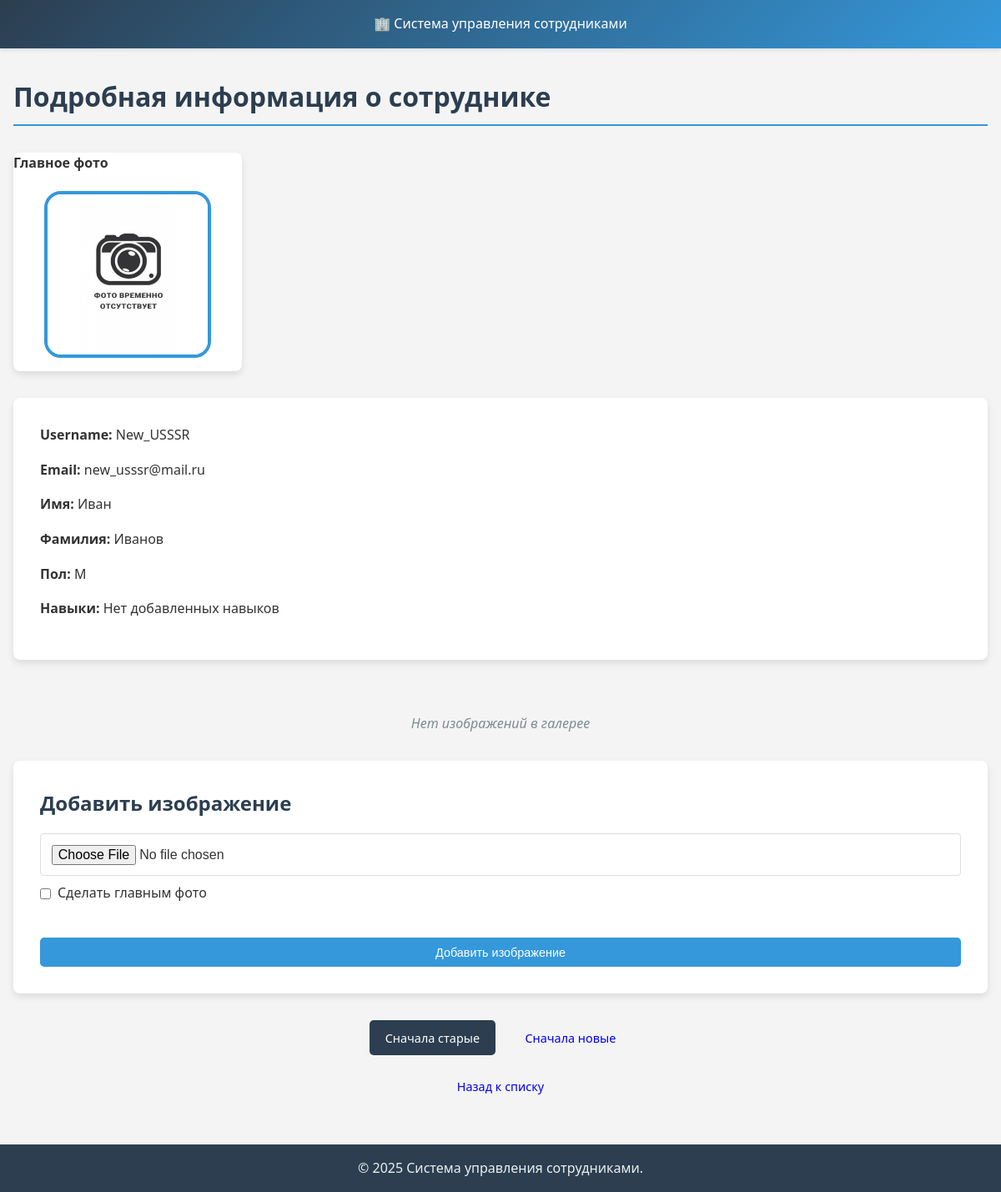
Before: /employees/5/ (signed in) with the older database file.
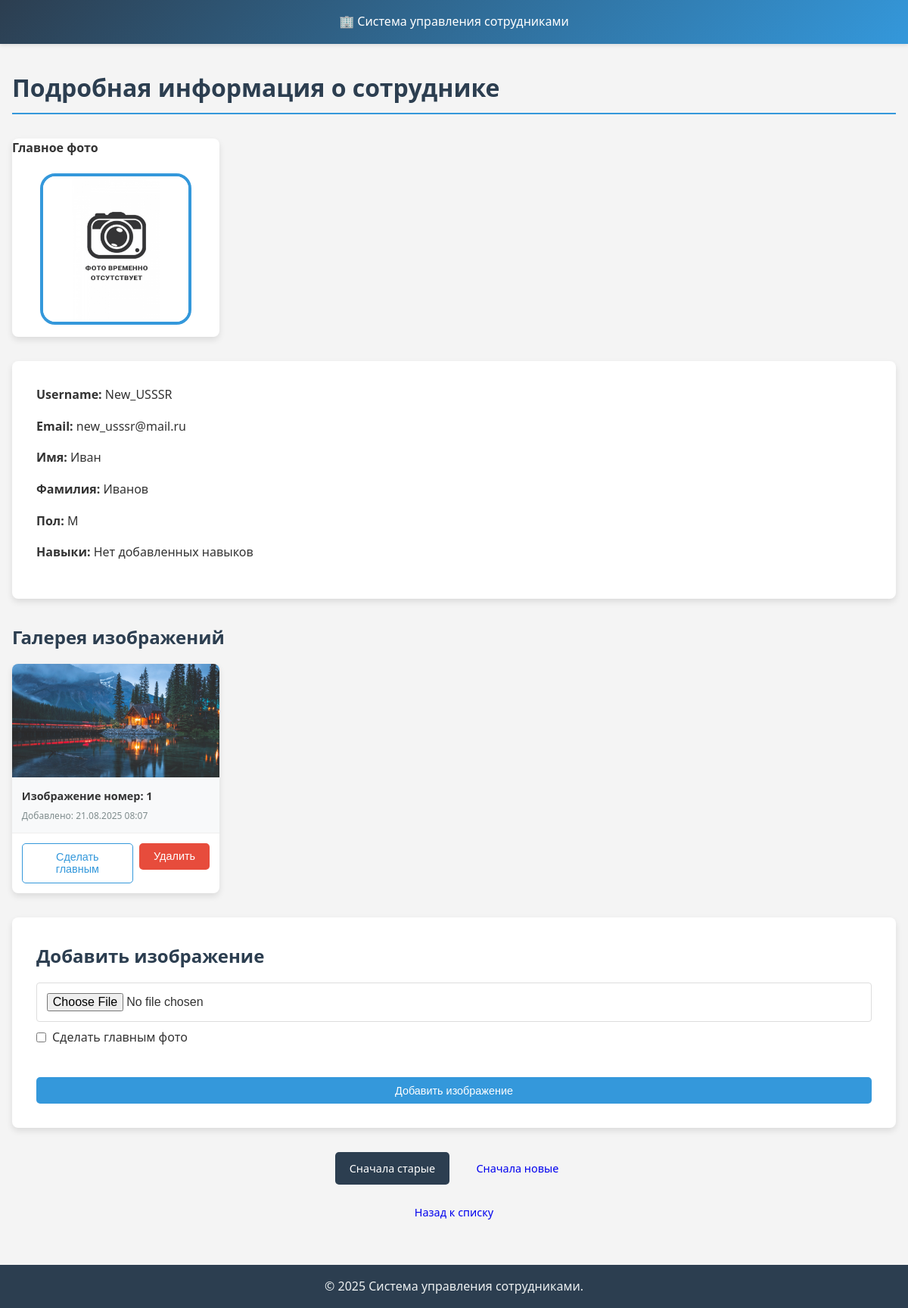
After: the same page with the newer database file.
### employees/models.py (models this page shows, shortened)
class EmployeeImage(models.Model):
    employee = models.ForeignKey(
        Employee,
        on_delete=models.CASCADE,
        related_name="images",
        verbose_name="Сотрудник",
    )
    image = models.ImageField(
        upload_to="covers/", blank=True, verbose_name="Изображение"
    )
    order = models.PositiveIntegerField(
        default=None,
        null=True,
        blank=True,
        validators=[MinValueValidator(0)],
        verbose_name="Порядковый номер",
        help_text="Чем меньше число, тем выше в галерее",
    )
    is_main = models.BooleanField(
        default=False,
        verbose_name="Главное фото",
        help_text="Использовать как главное фото сотрудника сотрудника"
    )
    created_at = models.DateTimeField(auto_now_add=True)
    class Meta:
        unique_together = ("employee", "order")
        ordering = ("order", "created_at")
        verbose_name = "файл сотрудника"
        verbose_name_plural = "файлы сотрудников"

### employees/views.py (the view)
# urls.py: path("<int:pk>/", EmployeeDetailViews.as_view(), name="detail"),
class EmployeeDetailViews(LoginRequiredMixin, DetailView):
    model = Employee
    template_name = "employees/employee_details.html"
    context_object_name = "emp"
    @staticmethod
    def get_sorted_images(employee, sort_order):
        if sort_order == "desc":
            return employee.images.all().order_by("-order")
        return employee.images.all().order_by("order")
    def get_context_data(self, **kwargs):
        context = super().get_context_data(**kwargs)
        emp = self.object
        main_photo = emp.images.filter(is_main=True).first()
        sort_order = self.request.GET.get("sort", "asc")
        images = self.get_sorted_images(emp, sort_order)
        context.update({
            'images': images,
            "current_sort": sort_order,
            'main_photo': main_photo,
        })
        return context

### templates/employees/employee_details.html (shortened to what the changed rows need)
{% extends 'base.html' %}
{% load static %}
{% block extra_css %}
    <link rel="stylesheet" href="{% static 'css/employee/employee_details.css' %}">
{% endblock %}
{% block content %}
    <h1>Подробная информация о сотруднике</h1>
    <div>
        <div class="gallery-container">
            {% if main_photo %}
            <div class="gallery-item">
                <p class="image-order">Главное фото</p>
                    <img src="{{ main_photo.image.url }}"
                         alt="Главное фото {{ emp.username }}"
                         class="avatar" />
            </div>
            {% else %}
            <div class="gallery-item">
            </div>
            {% endif %}
        </div>
        <div class="employee-info">
            <p><strong>Username:</strong> {{ emp.username }}</p>
            <p><strong>Email:</strong> {{ emp.email }}</p>
            <p><strong>Имя:</strong> {{ emp.first_name }}</p>
            <p><strong>Фамилия:</strong> {{ emp.last_name }}</p>
            <p><strong>Пол:</strong> {{emp.gender}}</p>
            {% if emp.skills.all %}
                <p><strong>Навыки:</strong></p>
                    <ul class="skills-list">
                        {% for skill in emp.skills.all %}
                            <li>{{ skill.get_skill_display }} (уровень {{ skill.level }}/10)</li>
                        {% endfor %}
                    </ul>
            {% else %}
                <p><strong>Навыки:</strong> Нет добавленных навыков</p>
            {% endif %}
        </div>
        {% if images %}
            <h2>Галерея изображений</h2>
            <div class="gallery-container">
                {% for image in images %}
                    <div class="gallery-item">
                        <img src="{{ image.image.url }}"
                             alt="Изображение сотрудника {{ emp.username }}" />
                        <div class="image-info">
                            <p class="image-order">Изображение номер: {{ image.order }}</p>
                            <small class="image-date">Добавлено:
                                {{ image.created_at|date:"d.m.Y H:i" }}</small>
                        </div>
                        <div class="image-actions">
                            {% if not image.is_main %}
                            <form method="post" action="{% url 'employees:set_main_photo' emp.pk %}">
                                <button type="submit" class="btn btn-sm btn-outline">
                                    Сделать главным
                                </button>
                            </form>
                            {% endif %}
                            <form method="post" action="{% url 'employees:delete_image' emp.pk %}">
                                <button type="submit" class="btn btn-sm btn-danger" onclick="return confirm('Удалить изображение?')">
                                    Удалить
                                </button>
                            </form>
                        </div>
                    </div>
                {% endfor %}
            </div>
        {% else %}
            <p class="no-images">Нет изображений в галерее</p>
        {% endif %}
        <div class="add-image-section">
            <h2>Добавить изображение</h2>
            <form method="post"
                  action="{% url 'employees:add_image' emp.pk %}"
                  enctype="multipart/form-data"
                  class="image-upload-form">
            </form>
        </div>
        <div class="sort-buttons">
            <a href="?sort=asc" class="btn {% if current_sort == 'asc' %}active{% endif %}">
            </a>
            <a href="?sort=desc" class="btn {% if current_sort == 'desc' %}active{% endif %}">
            </a>
        </div>
    </div>
{% endblock %}

Changed rows visible on the page:
added EmployeeImage: image (picture), order "1", created_at "21.08.2025 08:07"
Other visible differences:
text no longer shown: "Нет изображений в галерее"
text now shown: "Галерея изображений"
